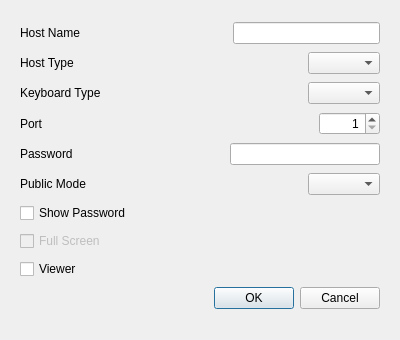
<?xml version="1.0" encoding="UTF-8"?>
<ui version="4.0">
 <class>ConnectToServerDialog</class>
 <widget class="QDialog" name="ConnectToServerDialog">
  <property name="geometry">
   <rect>
    <x>0</x>
    <y>0</y>
    <width>400</width>
    <height>340</height>
   </rect>
  </property>
  <property name="windowTitle">
   <string>Connect To Server</string>
  </property>
  <widget class="QWidget" name="layoutWidget">
   <property name="geometry">
    <rect>
     <x>20</x>
     <y>20</y>
     <width>360</width>
     <height>300</height>
    </rect>
   </property>
   <layout class="QVBoxLayout" name="verticalLayout">
    <item>
     <layout class="QHBoxLayout" name="horizontalLayout">
      <item>
       <widget class="QLabel" name="label_hostname">
        <property name="text">
         <string>Host Name</string>
        </property>
        <property name="buddy">
         <cstring>lineEdit_hostname</cstring>
        </property>
       </widget>
      </item>
      <item>
       <spacer name="horizontalSpacer">
        <property name="orientation">
         <enum>Qt::Horizontal</enum>
        </property>
        <property name="sizeHint" stdset="0">
         <size>
          <width>40</width>
          <height>20</height>
         </size>
        </property>
       </spacer>
      </item>
      <item>
       <widget class="QLineEdit" name="lineEdit_hostname"/>
      </item>
     </layout>
    </item>
    <item>
     <layout class="QHBoxLayout" name="horizontalLayout_2">
      <item>
       <widget class="QLabel" name="label_hosttype">
        <property name="text">
         <string>Host Type</string>
        </property>
        <property name="buddy">
         <cstring>comboBox_hosttype</cstring>
        </property>
       </widget>
      </item>
      <item>
       <spacer name="horizontalSpacer_2">
        <property name="orientation">
         <enum>Qt::Horizontal</enum>
        </property>
        <property name="sizeHint" stdset="0">
         <size>
          <width>40</width>
          <height>20</height>
         </size>
        </property>
       </spacer>
      </item>
      <item>
       <widget class="QComboBox" name="comboBox_hosttype"/>
      </item>
     </layout>
    </item>
    <item>
     <layout class="QHBoxLayout" name="horizontalLayout_5">
      <item>
       <widget class="QLabel" name="label_keyboardtype">
        <property name="text">
         <string>Keyboard Type</string>
        </property>
        <property name="buddy">
         <cstring>comboBox_keyboardtype</cstring>
        </property>
       </widget>
      </item>
      <item>
       <spacer name="horizontalSpacer_5">
        <property name="orientation">
         <enum>Qt::Horizontal</enum>
        </property>
        <property name="sizeHint" stdset="0">
         <size>
          <width>40</width>
          <height>20</height>
         </size>
        </property>
       </spacer>
      </item>
      <item>
       <widget class="QComboBox" name="comboBox_keyboardtype"/>
      </item>
     </layout>
    </item>
    <item>
     <layout class="QHBoxLayout" name="horizontalLayout_3">
      <item>
       <widget class="QLabel" name="label_portno">
        <property name="text">
         <string>Port</string>
        </property>
        <property name="buddy">
         <cstring>spinBox_portno</cstring>
        </property>
       </widget>
      </item>
      <item>
       <spacer name="horizontalSpacer_3">
        <property name="orientation">
         <enum>Qt::Horizontal</enum>
        </property>
        <property name="sizeType">
         <enum>QSizePolicy::Expanding</enum>
        </property>
        <property name="sizeHint" stdset="0">
         <size>
          <width>40</width>
          <height>20</height>
         </size>
        </property>
       </spacer>
      </item>
      <item>
       <widget class="QSpinBox" name="spinBox_portno">
        <property name="alignment">
         <set>Qt::AlignRight|Qt::AlignTrailing|Qt::AlignVCenter</set>
        </property>
        <property name="minimum">
         <number>1</number>
        </property>
        <property name="maximum">
         <number>65535</number>
        </property>
       </widget>
      </item>
     </layout>
    </item>
    <item>
     <layout class="QHBoxLayout" name="horizontalLayout_4">
      <item>
       <widget class="QLabel" name="label_password">
        <property name="text">
         <string>Password</string>
        </property>
        <property name="buddy">
         <cstring>lineEdit_password</cstring>
        </property>
       </widget>
      </item>
      <item>
       <spacer name="horizontalSpacer_4">
        <property name="orientation">
         <enum>Qt::Horizontal</enum>
        </property>
        <property name="sizeHint" stdset="0">
         <size>
          <width>40</width>
          <height>20</height>
         </size>
        </property>
       </spacer>
      </item>
      <item>
       <widget class="QLineEdit" name="lineEdit_password">
        <property name="inputMethodHints">
         <set>Qt::ImhHiddenText|Qt::ImhNoAutoUppercase|Qt::ImhNoPredictiveText|Qt::ImhSensitiveData</set>
        </property>
        <property name="maxLength">
         <number>16</number>
        </property>
        <property name="echoMode">
         <enum>QLineEdit::Password</enum>
        </property>
       </widget>
      </item>
     </layout>
    </item>
    <item>
     <layout class="QHBoxLayout" name="horizontalLayout_6">
      <item>
       <widget class="QLabel" name="label_publicmode">
        <property name="text">
         <string>Public Mode</string>
        </property>
       </widget>
      </item>
      <item>
       <spacer name="horizontalSpacer_6">
        <property name="orientation">
         <enum>Qt::Horizontal</enum>
        </property>
        <property name="sizeHint" stdset="0">
         <size>
          <width>40</width>
          <height>20</height>
         </size>
        </property>
       </spacer>
      </item>
      <item>
       <widget class="QComboBox" name="comboBox_publicmode"/>
      </item>
     </layout>
    </item>
    <item>
     <widget class="QCheckBox" name="checkBox_showPassword">
      <property name="text">
       <string>Show Password</string>
      </property>
     </widget>
    </item>
    <item>
     <widget class="QCheckBox" name="checkBox_fullScreen">
      <property name="enabled">
       <bool>false</bool>
      </property>
      <property name="text">
       <string>Full Screen</string>
      </property>
     </widget>
    </item>
    <item>
     <widget class="QCheckBox" name="checkBox_viewer">
      <property name="text">
       <string>Viewer</string>
      </property>
     </widget>
    </item>
    <item>
     <widget class="QDialogButtonBox" name="buttonBox">
      <property name="orientation">
       <enum>Qt::Horizontal</enum>
      </property>
      <property name="standardButtons">
       <set>QDialogButtonBox::Cancel|QDialogButtonBox::Ok</set>
      </property>
     </widget>
    </item>
   </layout>
  </widget>
 </widget>
 <tabstops>
  <tabstop>lineEdit_hostname</tabstop>
  <tabstop>comboBox_hosttype</tabstop>
  <tabstop>comboBox_keyboardtype</tabstop>
  <tabstop>spinBox_portno</tabstop>
  <tabstop>lineEdit_password</tabstop>
  <tabstop>checkBox_showPassword</tabstop>
  <tabstop>checkBox_fullScreen</tabstop>
 </tabstops>
 <resources/>
 <connections>
  <connection>
   <sender>buttonBox</sender>
   <signal>accepted()</signal>
   <receiver>ConnectToServerDialog</receiver>
   <slot>accept()</slot>
   <hints>
    <hint type="sourcelabel">
     <x>249</x>
     <y>299</y>
    </hint>
    <hint type="destinationlabel">
     <x>157</x>
     <y>274</y>
    </hint>
   </hints>
  </connection>
  <connection>
   <sender>buttonBox</sender>
   <signal>rejected()</signal>
   <receiver>ConnectToServerDialog</receiver>
   <slot>reject()</slot>
   <hints>
    <hint type="sourcelabel">
     <x>317</x>
     <y>299</y>
    </hint>
    <hint type="destinationlabel">
     <x>286</x>
     <y>274</y>
    </hint>
   </hints>
  </connection>
 </connections>
</ui>
